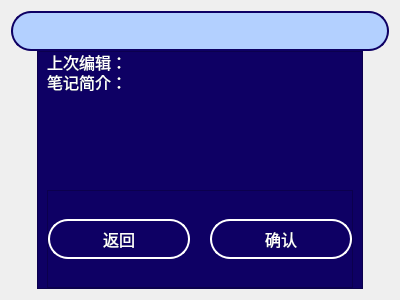
<?xml version="1.0" encoding="UTF-8"?>
<ui version="4.0">
 <class>noteEntryModal</class>
 <widget class="QFrame" name="noteEntryModal">
  <property name="geometry">
   <rect>
    <x>0</x>
    <y>0</y>
    <width>400</width>
    <height>300</height>
   </rect>
  </property>
  <property name="windowTitle">
   <string>Frame</string>
  </property>
  <layout class="QGridLayout" name="gridLayout">
   <property name="verticalSpacing">
    <number>0</number>
   </property>
   <item row="1" column="0">
    <widget class="QLabel" name="label">
     <property name="maximumSize">
      <size>
       <width>20</width>
       <height>16777215</height>
      </size>
     </property>
     <property name="text">
      <string/>
     </property>
    </widget>
   </item>
   <item row="1" column="1">
    <widget class="QFrame" name="frame">
     <property name="styleSheet">
      <string notr="true">background-color: rgb(14, 0, 100);
color: rgb(255, 255, 255);</string>
     </property>
     <property name="frameShape">
      <enum>QFrame::StyledPanel</enum>
     </property>
     <property name="frameShadow">
      <enum>QFrame::Raised</enum>
     </property>
     <layout class="QGridLayout" name="gridLayout_3">
      <property name="topMargin">
       <number>0</number>
      </property>
      <property name="bottomMargin">
       <number>0</number>
      </property>
      <property name="verticalSpacing">
       <number>0</number>
      </property>
      <item row="0" column="0">
       <widget class="QLabel" name="label_4">
        <property name="maximumSize">
         <size>
          <width>80</width>
          <height>20</height>
         </size>
        </property>
        <property name="font">
         <font>
          <pointsize>12</pointsize>
         </font>
        </property>
        <property name="text">
         <string>上次编辑：</string>
        </property>
        <property name="wordWrap">
         <bool>false</bool>
        </property>
       </widget>
      </item>
      <item row="0" column="1">
       <widget class="QLabel" name="time">
        <property name="maximumSize">
         <size>
          <width>16777215</width>
          <height>20</height>
         </size>
        </property>
        <property name="font">
         <font>
          <pointsize>12</pointsize>
         </font>
        </property>
        <property name="text">
         <string/>
        </property>
        <property name="wordWrap">
         <bool>false</bool>
        </property>
       </widget>
      </item>
      <item row="1" column="0" colspan="2">
       <widget class="QLabel" name="label_3">
        <property name="maximumSize">
         <size>
          <width>16777215</width>
          <height>20</height>
         </size>
        </property>
        <property name="font">
         <font>
          <pointsize>12</pointsize>
         </font>
        </property>
        <property name="text">
         <string>笔记简介：</string>
        </property>
        <property name="wordWrap">
         <bool>false</bool>
        </property>
       </widget>
      </item>
      <item row="3" column="0" colspan="2">
       <widget class="QFrame" name="frame_2">
        <property name="frameShape">
         <enum>QFrame::StyledPanel</enum>
        </property>
        <property name="frameShadow">
         <enum>QFrame::Raised</enum>
        </property>
        <layout class="QGridLayout" name="gridLayout_2">
         <property name="leftMargin">
          <number>0</number>
         </property>
         <property name="topMargin">
          <number>0</number>
         </property>
         <property name="rightMargin">
          <number>0</number>
         </property>
         <property name="bottomMargin">
          <number>0</number>
         </property>
         <property name="horizontalSpacing">
          <number>20</number>
         </property>
         <property name="verticalSpacing">
          <number>0</number>
         </property>
         <item row="0" column="0">
          <widget class="QPushButton" name="cancel">
           <property name="minimumSize">
            <size>
             <width>0</width>
             <height>40</height>
            </size>
           </property>
           <property name="font">
            <font>
             <pointsize>12</pointsize>
            </font>
           </property>
           <property name="styleSheet">
            <string notr="true">QPushButton{background-color: rgb(14, 0, 100); border-radius: 20px;  border:2px solid white;}</string>
           </property>
           <property name="text">
            <string>返回</string>
           </property>
          </widget>
         </item>
         <item row="0" column="1">
          <widget class="QPushButton" name="confirm">
           <property name="minimumSize">
            <size>
             <width>0</width>
             <height>40</height>
            </size>
           </property>
           <property name="font">
            <font>
             <pointsize>12</pointsize>
            </font>
           </property>
           <property name="styleSheet">
            <string notr="true">QPushButton{background-color: rgb(14, 0, 100); border-radius: 20px;  border:2px solid white;}</string>
           </property>
           <property name="text">
            <string>确认</string>
           </property>
          </widget>
         </item>
        </layout>
       </widget>
      </item>
      <item row="2" column="0" colspan="2">
       <widget class="QLabel" name="introduction">
        <property name="font">
         <font>
          <pointsize>12</pointsize>
         </font>
        </property>
        <property name="text">
         <string/>
        </property>
        <property name="alignment">
         <set>Qt::AlignLeading|Qt::AlignLeft|Qt::AlignTop</set>
        </property>
        <property name="wordWrap">
         <bool>true</bool>
        </property>
       </widget>
      </item>
     </layout>
    </widget>
   </item>
   <item row="1" column="2">
    <widget class="QLabel" name="label_2">
     <property name="maximumSize">
      <size>
       <width>20</width>
       <height>16777215</height>
      </size>
     </property>
     <property name="text">
      <string/>
     </property>
    </widget>
   </item>
   <item row="0" column="0" colspan="3">
    <widget class="QPushButton" name="name">
     <property name="enabled">
      <bool>false</bool>
     </property>
     <property name="minimumSize">
      <size>
       <width>0</width>
       <height>40</height>
      </size>
     </property>
     <property name="font">
      <font>
       <pointsize>16</pointsize>
      </font>
     </property>
     <property name="styleSheet">
      <string notr="true">QPushButton{background-color: rgb(179, 208, 255); border-radius: 20px;  border:2px solid rgb(14, 0, 100);color:black;}</string>
     </property>
     <property name="text">
      <string/>
     </property>
     <property name="flat">
      <bool>true</bool>
     </property>
    </widget>
   </item>
  </layout>
 </widget>
 <resources/>
 <connections/>
</ui>
